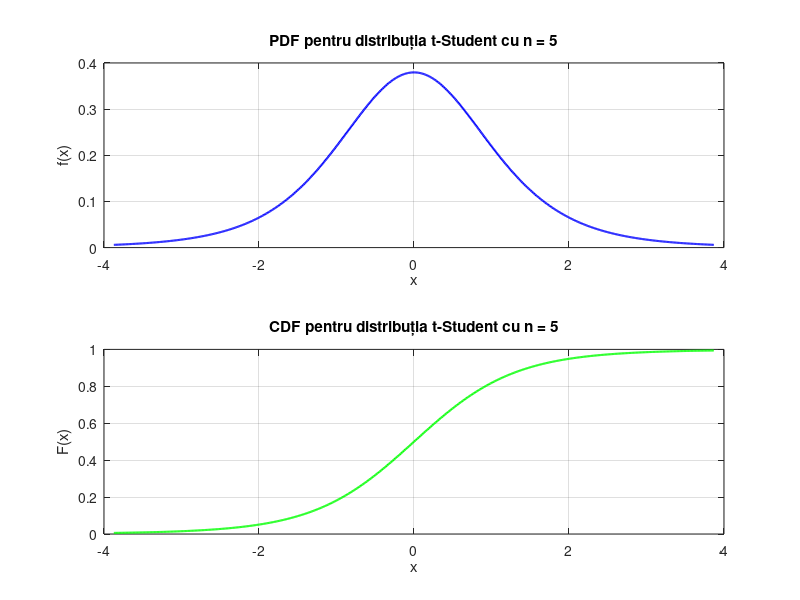

Reproduce this figure in MATLAB.
n = input('Introduceți parametrul n (gradul de libertate, n = 100 din enunt): ');
m = 0;
sigma = sqrt(n / (n - 2));

x = m - 3 * sigma : 0.01 : m + 3 * sigma;

figure;

% Graficul PDF
pdf_values = tpdf(x, n);
subplot(2, 1, 1);
plot(x, pdf_values, 'b', 'LineWidth', 1.5);
title(['PDF pentru distribuția t-Student cu n = ', num2str(n)]);
xlabel('x');
ylabel('f(x)');
grid on;

% Graficul CDF
cdf_values = tcdf(x, n);
subplot(2, 1, 2);
plot(x, cdf_values, 'g', 'LineWidth', 1.5);
title(['CDF pentru distribuția t-Student cu n = ', num2str(n)]);
xlabel('x');
ylabel('F(x)');
grid on;